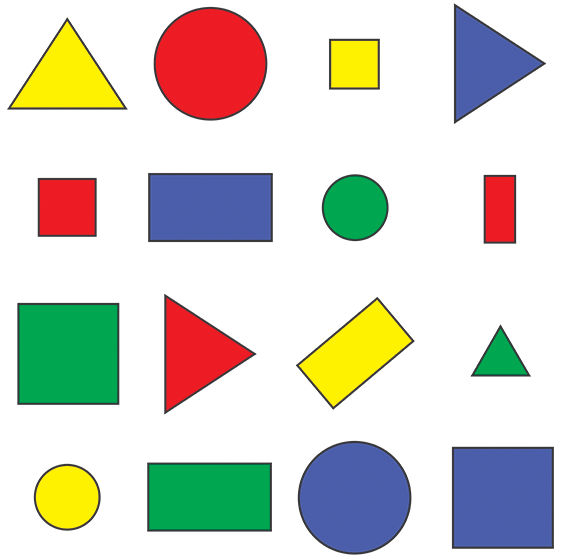
#> input picture Chapter 8  (Shape Detection)/shapes.png, 570 x 560 px
$ python shape_detection_img.py
#> lines starting #> are read from the running program, lines starting #| are printed output that depends on the picture; after the words box and inside, x2 and y2 are one past the last pixel; in counts of white or black regions, pixels touching at a corner belong together
import cv2
import numpy as np

# Function to stack multiple images/videos
def stackImages(scale,imgArray):
    rows = len(imgArray)
    cols = len(imgArray[0])
    rowsAvailable = isinstance(imgArray[0], list)
    width = imgArray[0][0].shape[1]
    height = imgArray[0][0].shape[0]
    if rowsAvailable:
        for x in range ( 0, rows):
            for y in range(0, cols):
                if imgArray[x][y].shape[:2] == imgArray[0][0].shape [:2]:
                    imgArray[x][y] = cv2.resize(imgArray[x][y], (0, 0), None, scale, scale)
                else:
                    imgArray[x][y] = cv2.resize(imgArray[x][y], (imgArray[0][0].shape[1], imgArray[0][0].shape[0]), None, scale, scale)
                if len(imgArray[x][y].shape) == 2: imgArray[x][y]= cv2.cvtColor( imgArray[x][y], cv2.COLOR_GRAY2BGR)
        imageBlank = np.zeros((height, width, 3), np.uint8)
        hor = [imageBlank]*rows
        hor_con = [imageBlank]*rows
        for x in range(0, rows):
            hor[x] = np.hstack(imgArray[x])
        ver = np.vstack(hor)
    else:
        for x in range(0, rows):
            if imgArray[x].shape[:2] == imgArray[0].shape[:2]:
                imgArray[x] = cv2.resize(imgArray[x], (0, 0), None, scale, scale)
            else:
                imgArray[x] = cv2.resize(imgArray[x], (imgArray[0].shape[1], imgArray[0].shape[0]), None,scale, scale)
            if len(imgArray[x].shape) == 2: imgArray[x] = cv2.cvtColor(imgArray[x], cv2.COLOR_GRAY2BGR)
        hor= np.hstack(imgArray)
        ver = hor
    return ver


def getContours(img):
    # function find coonotours (shapes) in an image,
    # cv2.RETR_EXTERNAL gets the extreme contours in an image (used in finding outer corners)
    # cv2.CHAIN_APPROX_NONE gets all the contours found (uncompressed)
    contours, hierarchy = cv2.findContours(img, cv2.RETR_EXTERNAL, cv2.CHAIN_APPROX_NONE)

    for cnt in contours:
        # Function finds the area os the contour (shape)
        area = cv2.contourArea(cnt)
        print(area)

        if area>500:
            # Function draws the controus on the image
            # -1 means to dra all the contours
            cv2.drawContours(img_copy, cnt, -1, [255,0,0], 3)

            # Function finds the arc length of the contours (helps to finds cornors)
            # True indicates that the shape is closed
            arc_len = cv2.arcLength(cnt, True)
            print(arc_len)

            # Function finds the cornor points in a contour
            # 0.02*arc_len is the resolution
            # True indicates that the shape is closed
            approx = cv2.approxPolyDP(cnt, 0.02*arc_len, True)
            print(len(approx))
            obj_cornor = len(approx)

            GetBoundingBox(approx, obj_cornor)


def GetBoundingBox(approx, obj_cornor):
    x, y, w, h = cv2.boundingRect(approx)
    cv2.rectangle(img_copy, (x, y), (x+w, y+h), [0,255,0], 3)

    if obj_cornor==3:
        Objtype = "Tri"
    elif obj_cornor==4:
        ratio = w/float(h)
        if ratio>=0.95 or ratio<=1.05:
            Objtype="square"
        else:
            Objtype="rectangle"
    else:
        Objtype="circle"

    cv2.putText(img_copy,
                Objtype,
                (x+(w//2)-10,y+(h//2)-10),
                cv2.FONT_HERSHEY_SIMPLEX, 0.5,
                (0, 0, 0),
                2)


img = cv2.imread("shapes.png")
#> img is the input picture: shape (560, 570, 3); mean B, G, R 203.1, 212.6, 212.6

# makes the copy of an original image
img_copy = img.copy()

# a blank black image
img_black = np.zeros_like(img)

# cnverting image to gray scale
img_gray = cv2.cvtColor(img, cv2.COLOR_BGR2GRAY)
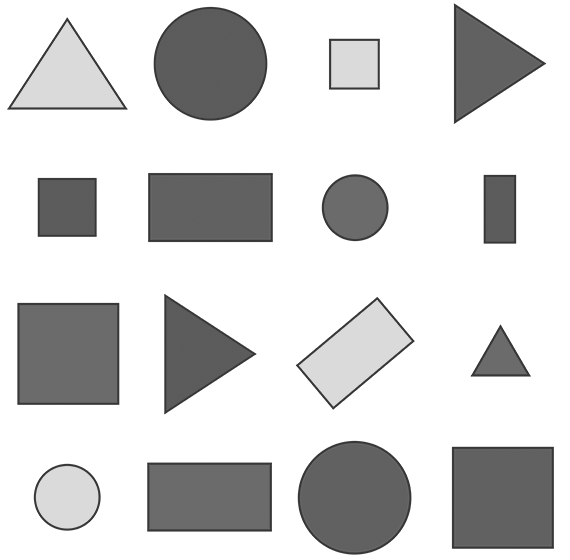
#> img_gray: shape (560, 570); min 54, max 255, mean 211.5

# adding some blur to dray image, (7,7) is the ernal value and 1 is the blur value
img_blur = cv2.GaussianBlur(img_gray, (7,7), 1)
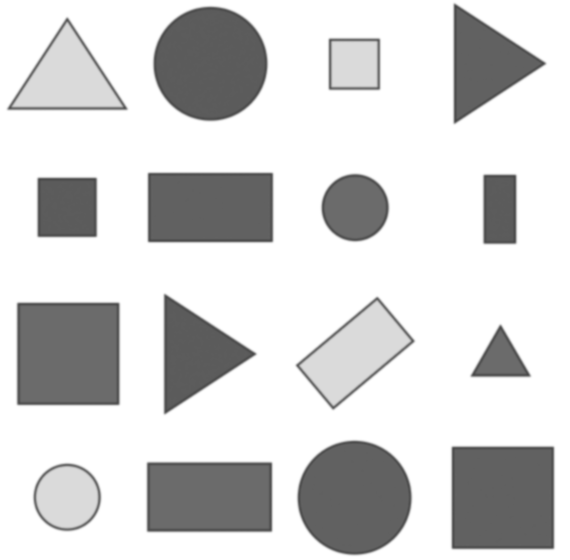
#> img_blur: shape (560, 570); min 72, max 255, mean 211.5

# Finding edges using Canny edge detector function
img_cany = cv2.Canny(img_blur, 50, 50)
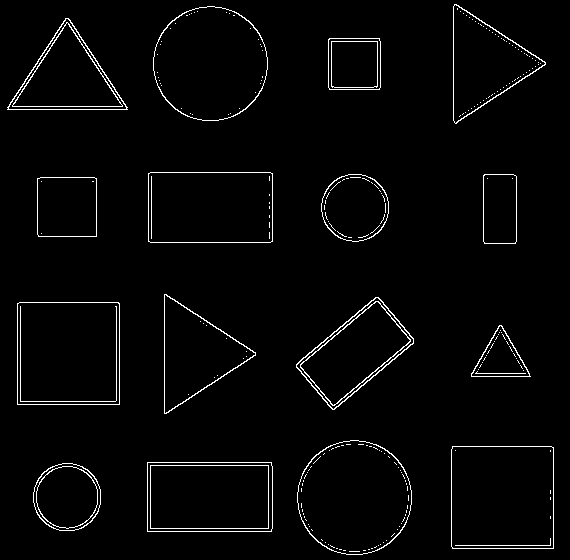
#> img_cany: shape (560, 570); 2.5% white in thin lines or dots

getContours(img_cany)
#> in getContours, `contours, hierarchy = cv2.findContours(img, cv2.RETR_EXTERNAL, cv2.CHA..`: contours = 16 contours; largest, box (x1, y1, x2, y2) and area: (17, 302, 120, 405) 10402, (451, 446, 554, 549) 10398, (297, 440, 412, 555) 10236, (153, 6, 268, 121) 10234, (148, 172, 273, 243) 8674
#> the loop in getContours, `for cnt in contours:` made 16 passes
#> (area, arc_len, approx, obj_cornor, x in GetBoundingBox, y in GetBoundingBox, w in GetBoundingBox, h in GetBoundingBox) on passes 2, 3, 6, 7, 9, 10, 12: (8619, 386.8, [[147, 462], [147, 531], [271, 531], [271, 462]], 4, 147, 462, 125, 70), (10398.5, 406.2, [[452, 446], [452, 548], [553, 548], [553, 447]], 4, 452, 446, 102, 103), (10402, 406.8, [[17, 303], [17, 404], [119, 404], [118, 302]], 4, 17, 302, 103, 103), (6389, 338.5, [[378, 297], [296, 364], [332, 409], [413, 343]], 4, 296, 297, 118, 113), (3475.5, 234.2, [[37, 178], [38, 236], [96, 236], [96, 178]], 4, 37, 178, 60, 59), (2270.5, 201.1, [[484, 174], [483, 241], [515, 243], [516, 176]], 4, 483, 174, 34, 70), (8674, 385.7, [[148, 173], [148, 241], [272, 241], [272, 173]], 4, 148, 173, 125, 69)
#> (area, arc_len, approx, obj_cornor, x in GetBoundingBox, y in GetBoundingBox, w in GetBoundingBox, h in GetBoundingBox) on passes 5, 8, 14, 16: (1612.5, 186.6, [[499, 325], [471, 376], [530, 376]], 3, 471, 325, 60, 52), (5629, 352, [[164, 294], [166, 413], [255, 352]], 3, 164, 294, 92, 120), (5690.5, 355.1, [[7, 107], [127, 109], [68, 18]], 3, 7, 18, 121, 92), (5712, 351.7, [[454, 4], [456, 123], [545, 62]], 3, 454, 4, 92, 120)
#> (printed output is left out)
#> after the loop in getContours, `for cnt in contours:`:
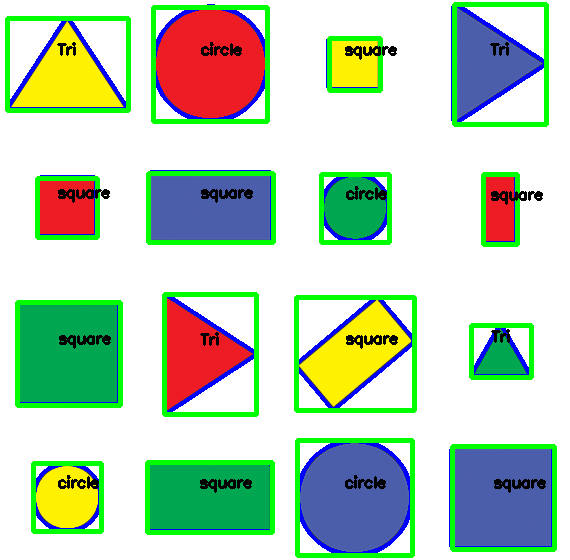
#> img_copy: shape (560, 570, 3); 12.93% of pixels changed, all inside (x1, y1, x2, y2) = (5, 2, 557, 558)

img_stk = stackImages(0.6, ([img, img_gray, img_black],[img_blur, img_cany, img_copy]))
#> after the loop in stackImages, `for x in range(0, rows):`: hor = 2 items
#> in stackImages, `ver = np.vstack(hor)`:
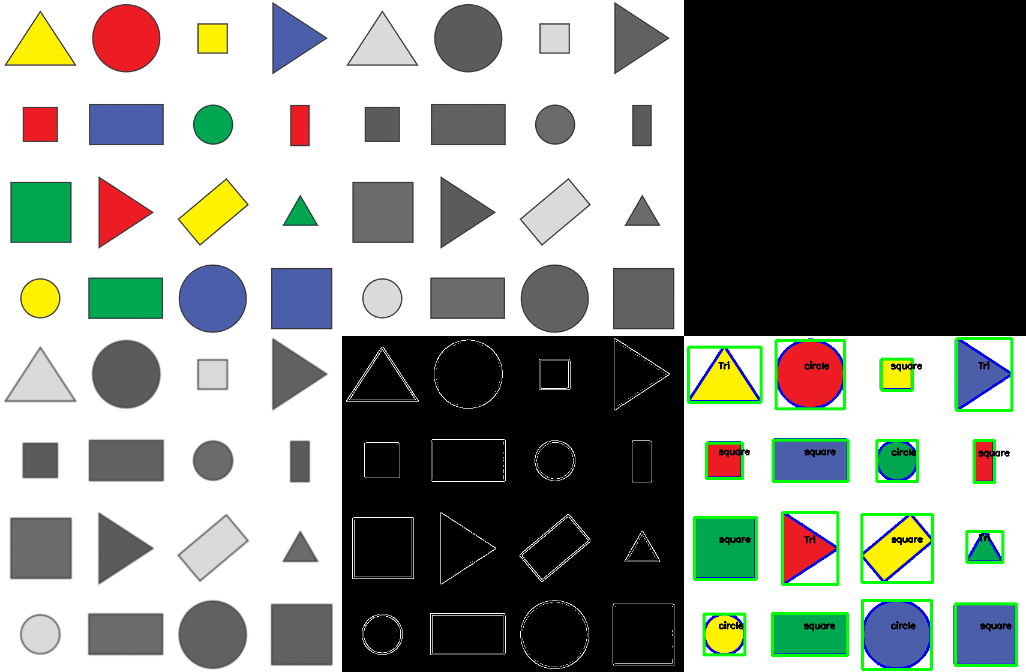
#> ver: shape (672, 1026, 3); mean of channels 0, 1, 2 136.3, 142, 138.2; drawn as B, G, R

cv2.imshow("output", img_stk)
cv2.waitKey(0)
